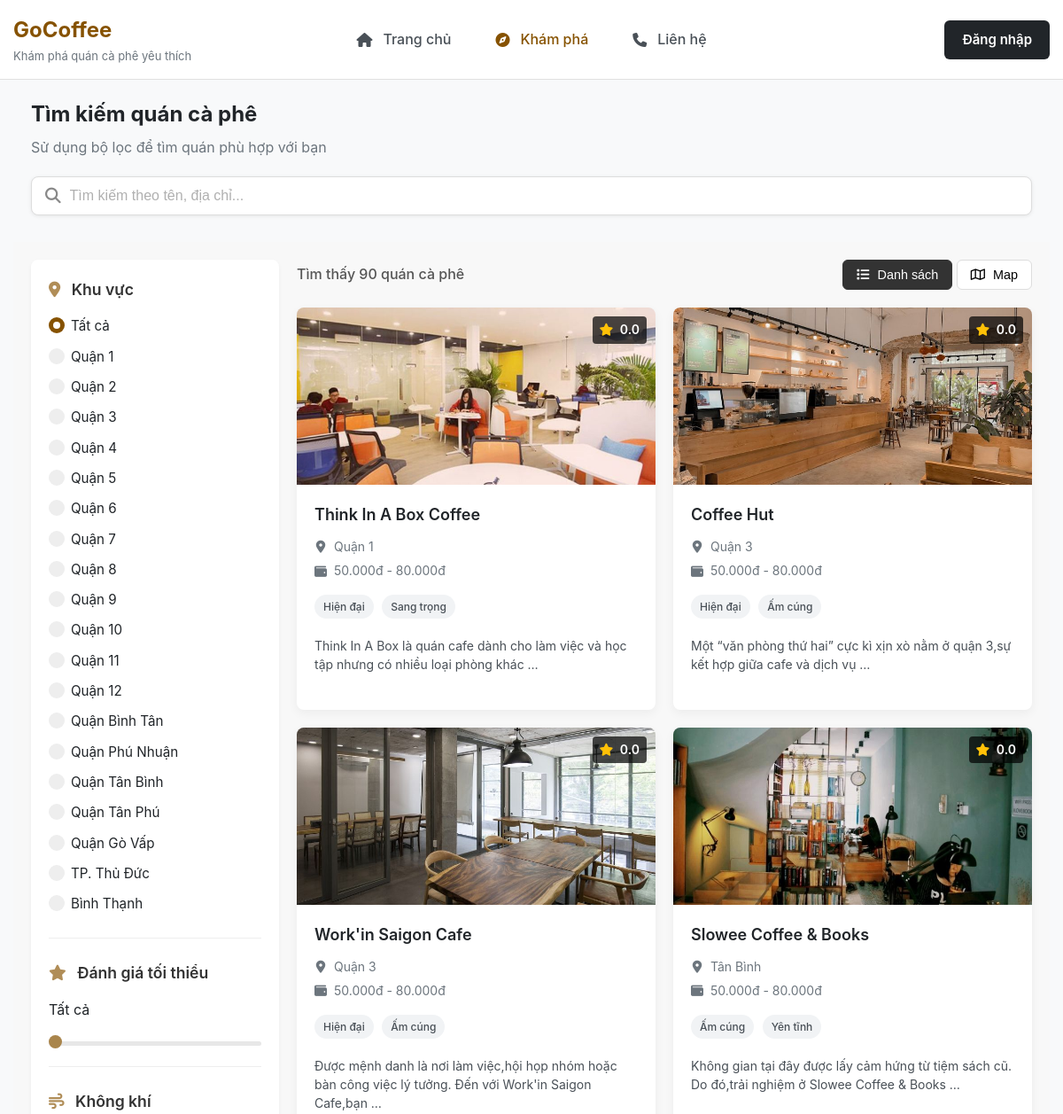
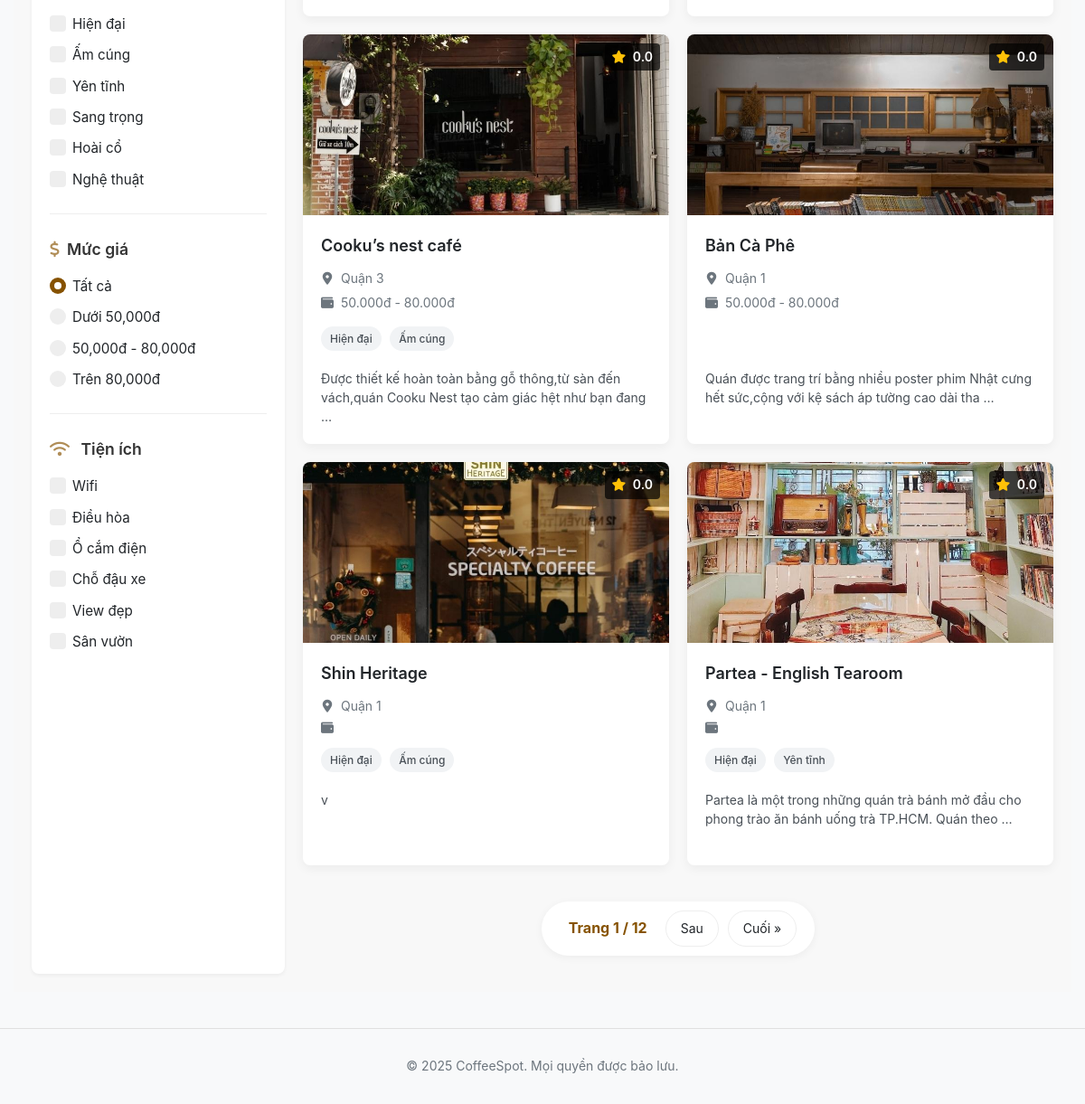
The page /shops/ on the database its author committed (2 pictures, top to bottom).
### shops/models.py (models this page shows, shortened)
class CafeShop(models.Model):
    name = models.CharField(max_length = 200)
    address = models.CharField(max_length = 300)
    district = models.CharField(max_length=100, choices=DISTRICT_CHOICES)
    tags = models.CharField(max_length = 300, blank = True)
    amenities = models.CharField(max_length = 300, blank = True) #Tiện ích các thứ như Wifi, Chỗ đậu xe...
    description = models.CharField(max_length = 300, blank = True) #Tối đa 20 chữ
    price_range = models.CharField(max_length=100, choices=PRICE_CHOICES, blank=True)
    cover_image = models.ImageField(upload_to = 'covers/', blank = True, null = True)
    rating = models.FloatField(default = 0, validators = [MinValueValidator(0), MaxValueValidator(5)])
    latitude = models.FloatField(null=True, blank=True)
    longitude = models.FloatField(null=True, blank=True)
    avg_service = models.FloatField(default = 0)
    avg_ambiance = models.FloatField(default = 0)
    avg_drink = models.FloatField(default = 0)
    avg_price = models.FloatField(default = 0)
    def get_tag_list(self):
        if self.tags:
            return self.tags.split(',')
        return []

### shops/views.py (the view)
# urls.py: path('shops/', views.shop_list_view, name='shop_list'),
def shop_list_view(request):
    shops, district, rating, tags, price_range, amenities = filtered_shops(request)
    paginator = Paginator(shops, 8)
    page_number = request.GET.get('page')
    context = {'shops': paginator.get_page(page_number),
               'selected_district': district,
               'rating': round(rating, 1),
               'selected_tags': tags,
               'selected_price_range': price_range,
               'selected_amenities': amenities
               }
    return render(request, 'shop_list.html', context)

### templates/shop_list.html (shortened to what this page needs)
{% extends 'base.html' %}
{% load static %}
{% block extra_styles %}
    <link rel="stylesheet" href="{% static 'css/shop_list.css' %}">
{% endblock extra_styles %}
{% block content %}
    <section class="hero-section">
        <div class="section-title">
            <h2>Tìm kiếm quán cà phê</h2>
            <p>Sử dụng bộ lọc để tìm quán phù hợp với bạn</p>
        </div>
        <form method="get" class="search-input-group search-input-main">
            <button type="submit" onchange="submitFilters()"><i class="fa-solid fa-search"></i></button>
            <input type="text" name="search" placeholder="Tìm kiếm theo tên, địa chỉ...">
        </form>
    </section>
    <section class="content-section">
        <form class="filter-section" id="filters" method="get">
            <div class="card-grid">
                <h3><i class="fa-solid fa-location-dot"></i> Khu vực</h3>
                <div class="filter district">
                    <label class="custom-radio-container">
                        <span class="radiomark"></span>
                        Tất cả
                    </label>
                    <label class="custom-radio-container">
                        <span class="radiomark"></span>
                        Quận 1
                    </label>
                    <label class="custom-radio-container">
                        <span class="radiomark"></span>
                        Quận 2
                    </label>
                    <label class="custom-radio-container">
                        <span class="radiomark"></span>
                        Quận 3
                    </label>
                    <label class="custom-radio-container">
                        <span class="radiomark"></span>
                        Quận 4
                    </label>
                    <label class="custom-radio-container">
                        <span class="radiomark"></span>
                        Quận 5
                    </label>
                    <label class="custom-radio-container">
                        <span class="radiomark"></span>
                        Quận 6
                    </label>
                    <label class="custom-radio-container">
                        <span class="radiomark"></span>
                        Quận 7
                    </label>
                    <label class="custom-radio-container">
                        <span class="radiomark"></span>
                        Quận 8
                    </label>
                    <label class="custom-radio-container">
                        <span class="radiomark"></span>
                        Quận 9
                    </label>
                    <label class="custom-radio-container">
                        <span class="radiomark"></span>
                        Quận 10
                    </label>
                    <label class="custom-radio-container">
                        <span class="radiomark"></span>
                        Quận 11
                    </label>
                    <label class="custom-radio-container">
                        <span class="radiomark"></span>
                        Quận 12
                    </label>
                    <label class="custom-radio-container">
                        <span class="radiomark"></span>
                        Quận Bình Tân
                    </label>
                    <label class="custom-radio-container">
                        <span class="radiomark"></span>
                        Quận Phú Nhuận
                    </label>
                    <label class="custom-radio-container">
                        <span class="radiomark"></span>
                        Quận Tân Bình
                    </label>
                    <label class="custom-radio-container">
                        <span class="radiomark"></span>
                        Quận Tân Phú
                    </label>
                    <label class="custom-radio-container">
                        <span class="radiomark"></span>
                        Quận Gò Vấp
                    </label>
                    <label class="custom-radio-container">
                        <span class="radiomark"></span>
                        TP. Thủ Đức
                    </label>
                    <label class="custom-radio-container">
                        <span class="radiomark"></span>
                        Bình Thạnh
                    </label>
                </div>
            </div>
            <div class="card-grid">
                <h3><i class="fa-solid fa-star"></i> Đánh giá tối thiểu</h3>
                <div class="filter rating">
                    <div class="filter-header">
                        <span>Tất cả</span>
                    </div>
                    <input type="range" name="rating" min="0" max="5" value="{{ rating|default:'0' }}" step="0.1"
                           onchange="submitFilters()"
                           oninput="document.getElementById('slider-value').innerText = this.value == 0 ? '' : this.value">
                </div>
            </div>
            <div class="card-grid">
                <h3><i class="fa-solid fa-wind"></i> Không khí</h3>
                <div class="filter tags">
                    <label class="custom-checkbox-container">
                        <span class="checkmark"></span>
                        Hiện đại
                    </label>
                    <label class="custom-checkbox-container">
                        <span class="checkmark"></span>
                        Ấm cúng
                    </label>
                    <label class="custom-checkbox-container">
                        <span class="checkmark"></span>
                        Yên tĩnh
                    </label>
                    <label class="custom-checkbox-container">
                        <span class="checkmark"></span>
                        Sang trọng
                    </label>
                    <label class="custom-checkbox-container">
                        <span class="checkmark"></span>
                        Hoài cổ
                    </label>
                    <label class="custom-checkbox-container">
                        <span class="checkmark"></span>
                        Nghệ thuật
                    </label>
                </div>
            </div>
            <div class="card-grid">
                <h3><i class="fa-solid fa-dollar-sign"></i>Mức giá</h3>
                <div class="filter price-range">
                    <label class="custom-radio-container">
                        <span class="radiomark"></span>
                        Tất cả
                    </label>
                    <label class="custom-radio-container">
                        <span class="radiomark"></span>
                        Dưới 50,000đ
                    </label>
                    <label class="custom-radio-container">
                        <span class="radiomark"></span>
                        50,000đ - 80,000đ
                    </label>
                    <label class="custom-radio-container">
                        <span class="radiomark"></span>
                        Trên 80,000đ
                    </label>
                </div>
            </div>
            <div class="card-grid">
                <h3><i class="fa-solid fa-wifi"></i> Tiện ích</h3>
                <div class="filter amenities">
                    <label class="custom-checkbox-container">
                        <span class="checkmark"></span>
                        Wifi
                    </label>
                    <label class="custom-checkbox-container">
                        <span class="checkmark"></span>
                        Điều hòa
                    </label>
                    <label class="custom-checkbox-container">
                        <span class="checkmark"></span>
                        Ổ cắm điện
                    </label>
                    <label class="custom-checkbox-container">
                        <span class="checkmark"></span>
                        Chỗ đậu xe
                    </label>
                    <label class="custom-checkbox-container">
                        <span class="checkmark"></span>
                        View đẹp
                    </label>
                    <label class="custom-checkbox-container">
                        <span class="checkmark"></span>
                        Sân vườn
                    </label>
                </div>
            </div>
        </form>
        <div class="main-section">
            <div class="content-header">
                <p>Tìm thấy {{ shops.paginator.count }} quán cà phê</p>
                <div class="content-view">
                    <button type="button" class="active" id="list-btn"><i class="fa-solid fa-list"></i> Danh sách
                    </button>
                    <button type="button" class="" id="map-btn"><i class="fa-regular fa-map"></i> Map</button>
                </div>
            </div>
            <div id="shop-list">
                <div class="content-main">
                    {% for shop in shops %}
                        <a href="{% url 'shop_detail' shop.id %}" class="cafe-card swiper-slide">
                            <div class="card-image">
                                {% if shop.cover_image %}
                                    <img src="{{ shop.cover_image.url }}" alt="{{ shop.name }}">
                                {% else %}
                                    <div class="card-image placeholder">
                                        <i class="fa-solid fa-image fa-3x"></i>
                                    </div>
                                {% endif %}
                                <div class="card-rating">
                                    <i class="fa-solid fa-star"></i> {{ shop.rating|floatformat:1 }}
                                </div>
                            </div>
                            <div class="card-content">
                                <h3>{{ shop.name }}</h3>
                                <div class="card-info">
                                    <div><i class="fa-solid fa-location-dot"></i>{{ shop.district }}</div>
                                    <div><i class="fa-solid fa-wallet"></i>{{ shop.price_range }}</div>
                                </div>
                                <div class="card-tags">
                                    {% for tag in shop.get_tag_list|slice:":2" %}
                                        <span class="tag">{{ tag }}</span>
                                    {% endfor %}
                                </div>
                                <p class="card-description">{{ shop.description|truncatewords:20 }}</p>
                            </div>
                        </a>
                    {% empty %}
                        <p>Không tìm thấy quán cà phê</p>
                    {% endfor %}
                </div>
                {% if shops.paginator.num_pages > 1 %}
                    <div class="pagination-container">
                        <div class="pagination">
                            <span class="current-page">
                        Trang {{ shops.number }} / {{ shops.paginator.num_pages }}
                    </span>
                            {% if shops.has_next %}
                                <a href="javascript:void(0)" onclick="goToPage({{ shops.next_page_number }})"
                                   class="page-link">Sau</a>
                                <a href="javascript:void(0)" onclick="goToPage({{ shops.paginator.num_pages }})"
                                   class="page-link">Cuối
                                    &raquo;</a>
                            {% endif %}
                        </div>
                    </div>
                {% endif %}
            </div>
        </div>
    </section>
{% endblock content %}

### templates/base.html (shortened to what this page needs)
{% load static %}
<!DOCTYPE html>
<html lang="vi">
<head>
    <link rel="stylesheet" href="https://cdnjs.cloudflare.com/ajax/libs/font-awesome/6.5.1/css/all.min.css">
    <link rel="stylesheet" href="https://cdn.jsdelivr.net/npm/swiper@12/swiper-bundle.min.css"/>
    <link rel="stylesheet" href="{% static 'css/style.css' %}">
    <link rel="stylesheet" href="https://unpkg.com/leaflet@1.9.4/dist/leaflet.css"/>
    {% block extra_styles %}
    {% endblock extra_styles %}
</head>
<body>
<header class="header">
    <nav class="navbar container">
        <div class="logo-container">
            <a href="/" class="logo">GoCoffee</a>
            <p class="tagline">Khám phá quán cà phê yêu thích</p>
        </div>
        <ul class="nav-links">
            <li><a href="{% url 'home' %}"
                   class="{% if request.resolver_match.url_name == 'home' %}active{% endif %}"><i
                    class="fa-solid fa-house"></i> Trang chủ</a></li>
            <li><a href="{% url 'shop_list' %}"
                   class="{% if request.resolver_match.url_name == 'shop_list' %}active{% endif %}"><i
                    class="fa-solid fa-compass"></i> Khám phá</a></li>
            <li><a href="{% url 'contact' %}"
                   class="{% if request.resolver_match.url_name == 'contact' %}active{% endif %}"><i
                    class="fa-solid fa-phone"></i> Liên hệ</a></li>
        </ul>
        <div class="nav-actions">
            {% if request.user.is_authenticated %}
                <span>Chào, {{ user.username }}</span>
                <a href="{% url 'logout' %}" class="btn logout-btn">Đăng xuất</a>
            {% else %}
                <a href="#" class="btn btn-primary" id="login-button">Đăng nhập</a>
            {% endif %}
        </div>
    </nav>
</header>
<main class="main-content container">
    {% block content %}
    {% endblock content %}
</main>
<footer class="footer">
    <div class="container">
        <p>&copy; 2025 CoffeeSpot. Mọi quyền được bảo lưu.</p>
    </div>
</footer>
</body>
</html>

### rows shown on the page
CafeShop: cover_image (picture), rating "0.0", name "Think In A Box Coffee", district "Quận 1", price_range "50.000đ - 80.000đ", get_tag_list "Hiện đại" "Sang trọng", description "Think In A Box là quán cafe dành cho làm việc và học tập nhưng có nhiều loại phòng khác …"
CafeShop: cover_image (picture), rating "0.0", name "Coffee Hut", district "Quận 3", price_range "50.000đ - 80.000đ", get_tag_list "Hiện đại" "Ấm cúng", description "Một “văn phòng thứ hai” cực kì xịn xò nằm ở quận 3,sự kết hợp giữa cafe và dịch vụ …"
CafeShop: cover_image (picture), rating "0.0", name "Work'in Saigon Cafe", district "Quận 3", price_range "50.000đ - 80.000đ", get_tag_list "Hiện đại" "Ấm cúng", description "Được mệnh danh là nơi làm việc,hội họp nhóm hoặc bàn công việc lý tưởng. Đến với Work'in Saigon Cafe,bạn …"
CafeShop: cover_image (picture), rating "0.0", name "Slowee Coffee & Books", district "Tân Bình", price_range "50.000đ - 80.000đ", get_tag_list "Ấm cúng" "Yên tĩnh", description "Không gian tại đây được lấy cảm hứng từ tiệm sách cũ. Do đó,trải nghiệm ở Slowee Coffee & Books …"
CafeShop: cover_image (picture), rating "0.0", name "Cooku’s nest café", district "Quận 3", price_range "50.000đ - 80.000đ", get_tag_list "Hiện đại" "Ấm cúng", description "Được thiết kế hoàn toàn bằng gỗ thông,từ sàn đến vách,quán Cooku Nest tạo cảm giác hệt như bạn đang …"
CafeShop: cover_image (picture), rating "0.0", name "Bản Cà Phê", district "Quận 1", price_range "50.000đ - 80.000đ", description "Quán được trang trí bằng nhiều poster phim Nhật cưng hết sức,cộng với kệ sách áp tường cao dài tha …"
CafeShop: cover_image (picture), rating "0.0", name "Shin Heritage", district "Quận 1", get_tag_list "Hiện đại" "Ấm cúng", description "v"
CafeShop: cover_image (picture), rating "0.0", name "Partea - English Tearoom", district "Quận 1", get_tag_list "Hiện đại" "Yên tĩnh", description "Partea là một trong những quán trà bánh mở đầu cho phong trào ăn bánh uống trà TP.HCM. Quán theo …"

### other values the page prints
{{ shops.paginator.count }} "90"
{{ shops.number }} "1"
{{ shops.paginator.num_pages }} "12"
